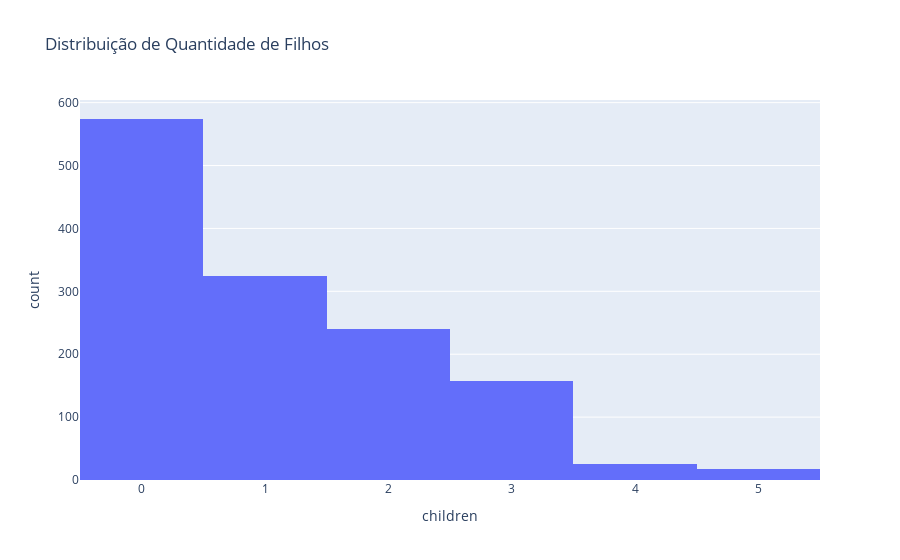

Notebook code for this chart:
### Code cell
# Mostrar a quantidade de filhos
fig = px.histogram(df_costs, x='children', title='Distribuição de Quantidade de Filhos')
fig.show()

### Figure 1 — Plotly figure (JSON) as saved in the notebook; plotly's stock layout.template omitted (floating-point values rounded to 4 significant figures; data arrays with more than 128 entries replaced by an {"elided": "..."} marker saying what was removed)
{"data": [{"bingroup": "x", "hovertemplate": "children=%{x}<br>count=%{y}<extra></extra>", "legendgroup": "", "marker": {"color": "#636efa", "pattern": {"shape": ""}}, "name": "", "orientation": "v", "showlegend": false, "type": "histogram", "x": {"elided": "1338 int values"}, "xaxis": "x", "yaxis": "y"}], "layout": {"barmode": "relative", "legend": {"tracegroupgap": 0}, "title": {"text": "Distribuição de Quantidade de Filhos"}, "xaxis": {"anchor": "y", "domain": [0, 1], "title": {"text": "children"}}, "yaxis": {"anchor": "x", "domain": [0, 1], "title": {"text": "count"}}}}
